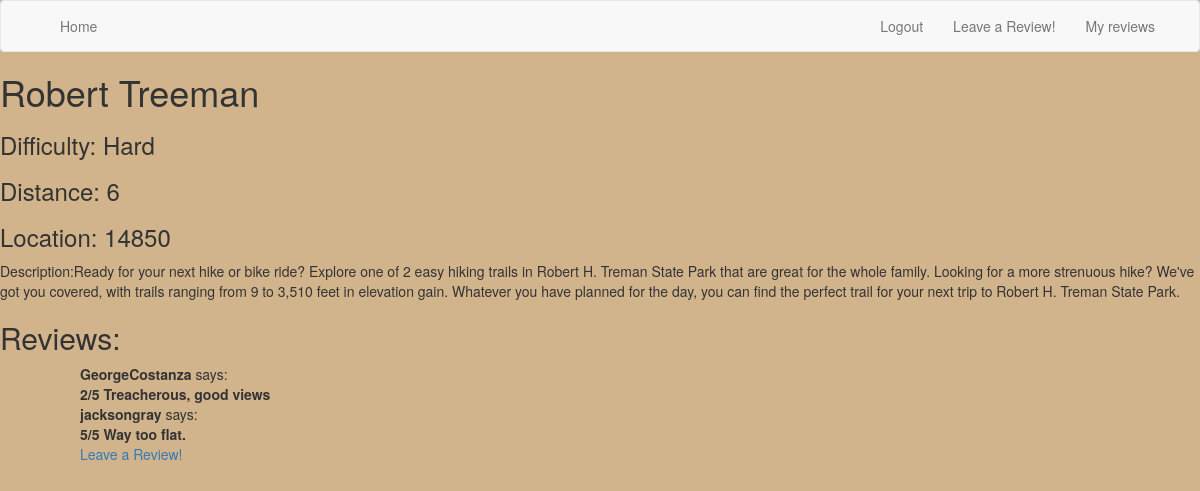
Screenshot of /trailAndReview/Robert Treeman (signed in) with the database file from the repository.
### app/models.py (models this page shows, shortened)
class Trail(db.Model):
    id = db.Column(db.Integer, primary_key=True)
    name = db.Column(db.String(64), index=True, unique=True)
    distance = db.Column(db.Integer, index=True)
    difficulty = db.Column(db.String(64), index=True)
    location = db.Column(db.String(64), index=True)
    description = db.Column(db.String(64), index=True)
    t2rs = db.relationship('TrailToReview', backref='trail', lazy='dynamic')

class TrailToReview(db.Model):
    id = db.Column(db.Integer, primary_key=True)
    trail_id = db.Column(db.Integer, db.ForeignKey('trail.id'))
    review_id = db.Column(db.Integer, db.ForeignKey('review.id'))

class User(UserMixin, db.Model):
    id = db.Column(db.Integer, primary_key=True)
    username = db.Column(db.String(64), index=True, unique=True)
    email = db.Column(db.String(120), index=True, unique=True)
    password_hash = db.Column(db.String(128))
    reviews = db.relationship('Review', backref='user', lazy='dynamic')

class Review(db.Model):
    id = db.Column(db.Integer, primary_key=True)
    userID = db.Column(db.Integer, db.ForeignKey('user.id'))
    rating = db.Column(db.Integer)
    description = db.Column(db.String(256))
    t2rs = db.relationship('TrailToReview', backref='review', lazy='dynamic')

### app/routes.py (the view)
@app.route('/trailAndReview/<name>')
def trail(name):
    trail = Trail.query.filter(Trail.name == name).first()
    return render_template('trailAndReview.html', trail=trail)

### app/models.py (called while the page is built)
@login.user_loader
def load_user(id):
    return User.query.get(int(id))

### app/templates/trailAndReview.html (shortened to what this page needs)
{% extends 'base.html' %}
{%  block content %}
<html lang="en">
<head>
</head>
<body>
<h1>{{ trail.name }}</h1>
<h3> Difficulty: {{ trail.difficulty }}</h3>
<h3>Distance: {{ trail.distance }}</h3>
<h3>Location: {{trail.location}}</h3>
Description:{{trail.description}}
<h2>Reviews:</h2>
<ul>
     {% for t2r in trail.t2rs %}
         <ul>
             <b>{{t2r.review.user.username}}</b>
             says:
             <br>
             <b>{{t2r.review.rating}}/5</b>
            <b>{{ t2r.review.description }}</b>
         </ul>
     {% endfor %}
    <ul><a href="{{ url_for('trailreview',name=trail.name) }}">Leave a Review!</a></ul>
</ul>
</body>
</html>
{% endblock %}

### app/static/trails.css (style rules this page uses)
body { background-color: tan; }
* { box-sizing:border-box }

### rows the page displays
Trail: name "Robert Treeman", difficulty "Hard", distance "6", location "14850", description "Ready for your next hike or bike ride? Explore one of 2 easy hiking trails in Robert H. Treman State Park that are great for the whole family. Looking for a more strenuous hike? We've got you covered, with trails ranging from 9 to 3,510 feet in elevation gain. Whatever you have planned for the day, you can find the perfect trail for your next trip to Robert H. Treman State Park."
TrailToReview: review.user.username "GeorgeCostanza", review.rating "2", review.description "Treacherous, good views"
TrailToReview: review.user.username "jacksongray", review.rating "5", review.description "Way too flat."
